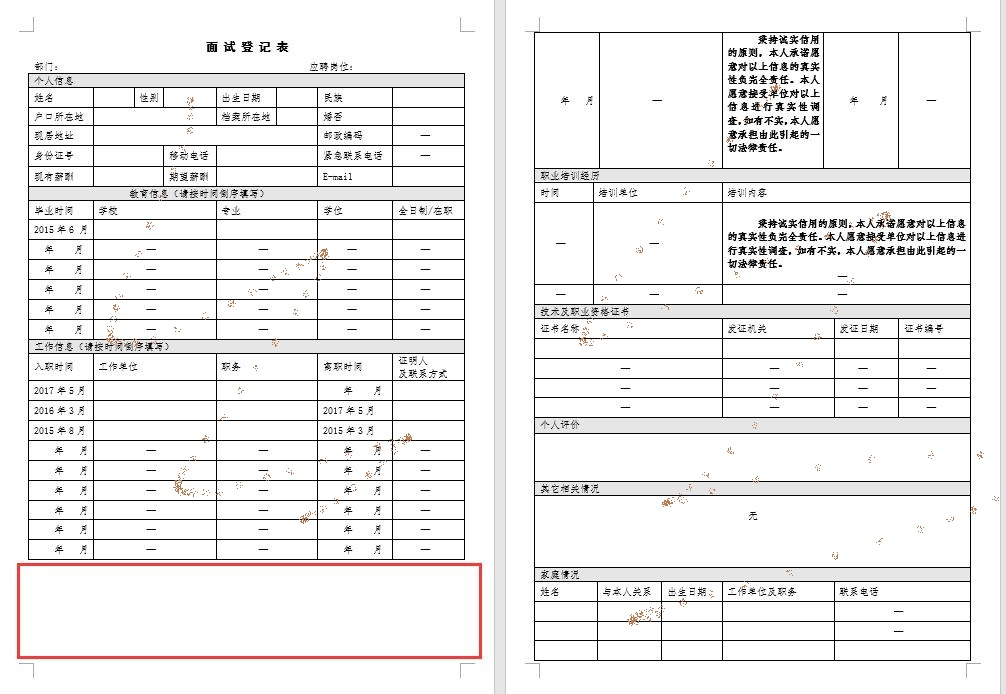
#> input picture ytla_plan/features/llm_solver/modules/azure_document_intelligence/test1.jpeg, 1006 x 694 px
$ python preprocess_denoise_pipeline.py
#> lines starting #> are read from the running program, lines starting #| are printed output that depends on the picture; after the words box and inside, x2 and y2 are one past the last pixel; in counts of white or black regions, pixels touching at a corner belong together
### ytla_plan/features/llm_solver/modules/azure_document_intelligence/form_processing_demp.py
import cv2
import numpy as np


def preprocess_image(img):
    """
    自适应阈值二值化

    作用:
        将输入图像转为灰度图，再用自适应阈值二值化转为黑白图
        （反色：文字/表格线为白色，背景为黑色）。
        自适应阈值能处理光照不均的情况。

    参数:
        img - OpenCV 图像对象 (numpy.ndarray)。

    返回:
        binary - 二值化图像（白色前景，黑色背景）。
    """

    gray = cv2.cvtColor(img, cv2.COLOR_BGR2GRAY)

    binary = cv2.adaptiveThreshold(
        gray, 255,
        cv2.ADAPTIVE_THRESH_GAUSSIAN_C,
        cv2.THRESH_BINARY_INV, 11, 2
    )

    return binary

# [76 lines left out: functions repair_lines, find_table_contours, detect_table_lines, get_intersection_points, merge_cells, not called in this run]


# ─── 共用输入/输出方法 ─────────────────────────────

def read_image(path):
    """
    读取图片文件

    作用:
        通过 OpenCV 从磁盘加载图片。

    参数:
        path - 图片文件路径。

    返回:
        img - OpenCV 图像对象 (numpy.ndarray)。

    说明:
        如果文件不存在或无法解码，抛出 FileNotFoundError。
    """
#> called with path = './test1.jpeg'

    img = cv2.imread(path)
#> img is the input picture: shape (694, 1006, 3); mean B, G, R 237.2, 237.3, 238.1

    if img is None:
        raise FileNotFoundError(
            f"无法读取图片: {path}，请检查文件是否存在或路径是否正确"
        )

    return img


def save_image(img, path):
    """
    保存图片文件

    作用:
        通过 OpenCV 的 imwrite 将图像数据写入磁盘。

    参数:
        img  - 要保存的图像数据 (numpy.ndarray)。
        path - 保存路径，扩展名决定格式（.jpg、.png 等）。

    说明:
        cv2.imwrite 在保存彩色图时默认使用 BGR 通道顺序，
        imread 读取时也是 BGR，所以直接保存无需通道转换。
    """

    cv2.imwrite(path, img)


# ─── 可用操作列表（供用户参考）─────────────────────

AVAILABLE_OPS = {
    "preprocess": "自适应阈值二值化（灰度→黑白）",
    "repair":     "膨胀修复断裂表格线",
    "contour":    "查找并绘制表格轮廓",
    "lines":      "霍夫检测水平/垂直线并绘制",
    "intersect":  "计算并绘制行列线交点",
    "merge":      "DBSCAN 聚类合并相近交点",
}


# ─── 演示函数 ───────────────────────────────────────

# [183 lines left out: function demo, not called in this run]


# [17 lines that do not run on import are left out]

### ytla_plan/features/llm_solver/modules/azure_document_intelligence/image_processing_demo.py
import cv2
import numpy as np


# [56 lines left out: functions read_image, save_image, not called in this run]


def denoise(
        img,
        method="gaussian",
        strength=20
):
    """
    图片降噪处理

    作用:
        对输入图像进行降噪，去除图像中的随机噪声或高频噪点，
        使图像更平滑、清晰。

    参数:
        img      - 输入图像（numpy.ndarray）。
        method   - 降噪方法，可选:
            "gaussian"   - 高斯降噪：高斯核卷积，适合高斯噪声。
            "nlm"        - 非局部均值降噪：搜索相似块加权平均，
                           保留边缘效果好。
            "median"     - 中值滤波：取邻域中位数，**最适合去除
                           孤立小点（椒盐噪声）**。
            "morph_open" - 形态学开运算：先腐蚀后膨胀，去除白色
                           前景上的孤立小点。
            "morph_close"- 形态学闭运算：先膨胀后腐蚀，填充黑色
                           区域上的小空洞/小点。
            "bilateral"  - 双边滤波：同时考虑空间距离和像素值差异，
                           去噪同时保边。
            "area"       - **连通域面积过滤**：找出所有黑色连通区域，
                           去掉面积小于 strength 的孤立黑点。
                           最适合白底黑字/表格图去小黑点，
                           不会伤害细线条和文字笔画。
            "dct"        - **DCT 频域降噪**：将图像变换到频域
                           （离散余弦变换），去除高频噪声分量
                           再逆变换回空域。对文字图效果干净，
                           需要安装 opencv-contrib-python。
        strength - 对大多数方法为核大小/强度，默认 15。
                   对 "area" 表示**最小保留面积**（像素数），
                   建议从 5 开始试，如 strength=5 去极小黑点。

    返回:
        降噪处理后的图像（numpy.ndarray）。
    """

    if method == "gaussian":
        """
        高斯降噪的核心原理:

        用一个奇数尺寸的高斯核（权重符合二维高斯分布）在图像上滑动，
        对核覆盖区域的像素做加权平均，用平均值替换中心像素。
        由于噪声通常是高频信号（像素值突变），而高斯核相当于一个
        低通滤波器，能有效抑制高频噪声。

        cv2.GaussianBlur 的参数:
        - (ksize, ksize): 高斯核的宽度和高度，必须为正奇数。
        - sigmaX = 0: 让 OpenCV 根据核大小自动计算标准差。
        """

        return cv2.GaussianBlur(
            img,
            (
                strength if strength % 2 == 1 else strength + 1,
                strength if strength % 2 == 1 else strength + 1
            ),
            0
        )

    elif method == "nlm":
        """
        非局部均值降噪的核心原理:

        对于图像中某个像素点 p，不只看它周围的局部邻域，而是在
        整幅图像中搜索所有与 p 邻域相似的块（包括自身）。这些块
        的像素值通过权重（相似度）进行加权平均，从而得到 p 的
        新值。因为噪声是随机的，通过大量相似块的平均可以抵消噪声，
        同时非局部搜索能更好地保留重复纹理和边缘。

        cv2.fastNlMeansDenoisingColored 的参数:
        - None: 输出图像，None 表示由函数自动创建。
        - strength: 亮度分量（h）的降噪强度。
        - strength: 色彩分量（hColor）的降噪强度。
        - 7: templateWindowSize，用于比较的像素块大小。
        - 21: searchWindowSize，搜索窗口大小。
        """

        return cv2.fastNlMeansDenoisingColored(
            img,
            None,
            strength,
            strength,
            7,
            21
        )

    elif method == "median":
        """
        中值滤波的核心原理:

        将核覆盖区域内所有像素的灰度值排序，取中间值代替中心像素。
        对于椒盐噪声（孤立的小白点/小黑点），这些噪点的像素值
        在邻域中属于极端值，排序后必然落在两端，永远不会被选为
        中位数，因此能被完美去除，同时不会像均值滤波那样模糊边缘。

        cv2.medianBlur:
        - ksize: 核大小，必须为奇数。值越大，去噪越强，图像越平滑。
        """

        ksize = strength if strength % 2 == 1 else strength + 1

        return cv2.medianBlur(
            img,
            ksize
        )

    elif method == "morph_open":
        """
        形态学开运算的核心原理:

        先腐蚀（erode）再膨胀（dilate）。
        - 腐蚀：用核扫描图像，核覆盖区域全为 1 时中心才保留 1，
                否则变 0。效果是"收缩"白色区域，消除孤立的白点。
        - 膨胀：腐蚀后，核覆盖区域有至少一个 1 时中心变 1。
                效果是"恢复"白色区域到接近原来的大小。

        综合效果：去除白色前景上的孤立小点，同时保持较大物体
        的形状和大小基本不变。
        """

        kernel = cv2.getStructuringElement(
            cv2.MORPH_RECT,
            (strength, strength)
        )

        return cv2.morphologyEx(
            img,
            cv2.MORPH_OPEN,
            kernel
        )

    elif method == "morph_close":
        """
        形态学闭运算的核心原理:

        先膨胀（dilate）再腐蚀（erode），与开运算顺序相反。
        - 膨胀：白色区域扩张，填补黑色空洞/小点。
        - 腐蚀：膨胀后收缩回接近原来的大小。

        综合效果：填充黑色区域上的小空洞/小点，同时保持较大
        物体的形状基本不变。
        """

        kernel = cv2.getStructuringElement(
            cv2.MORPH_RECT,
            (strength, strength)
        )

        return cv2.morphologyEx(
            img,
            cv2.MORPH_CLOSE,
            kernel
        )

    elif method == "bilateral":
        """
        双边滤波的核心原理:

        在滤波时同时考虑两个权重:
        1. 空间距离权重（高斯分布）：离中心越近的像素权重越大。
        2. 像素值差异权重（高斯分布）：与中心像素值越接近，
           权重越大。

        因此在平滑平坦区域（像素值接近）时效果好，而在边缘处
        （像素值突变），像素值差异权重让边缘像素的贡献很小，
        从而保留边缘清晰度。

        cv2.bilateralFilter 的参数:
        - d:       邻域直径。
        - sigmaColor: 颜色空间的标准差，值越大表示更远的颜色
                      也会互相影响。
        - sigmaSpace: 空间距离的标准差，值越大表示更远的像素
                      也会互相影响。
        """

        return cv2.bilateralFilter(
            img,
            d=strength,
            sigmaColor=max(
                strength * 5,
                50
            ),
            sigmaSpace=max(
                strength * 5,
                50
            )
        )

    elif method == "area":
        """
        连通域面积过滤的核心原理:

        先将灰度图取反（黑变白、白变黑），然后用
        cv2.connectedComponentsWithStats 找出所有白色连通区域，
        计算每个区域的像素面积。只保留大于等于 strength 的
        面积较大的区域（对应文字和表格线），去掉小于 strength
        的孤立小点（对应噪点），最后再取反回来。

        ### Connected Component Area Filtering (method="area")
        What it does:

        It removes isolated black dots (noise) from a white-background image while preserving thin lines and small text characters.

        How it works — step by step:

        1. Invert the grayscale image ( 255 - gray ). Black text/table lines become white, white background becomes black. Noise dots also become white.
        2. Find all connected components using cv2.connectedComponentsWithStats(..., connectivity=8) . Each white blob (a character, a table line segment, or a noise dot) is assigned a unique label. 8-connectivity means pixels are considered connected if they touch at any of their 8 neighbors (including diagonals).
        3. Calculate the area (in pixels) of each component via stats[i, CC_STAT_AREA] .
        4. Filter by area threshold ( strength parameter). Components with area ≥ strength are kept (they are real content — text, table lines). Components with area < strength are discarded (they are noise).
        5. Invert back to restore the original black-on-white appearance.

        cv2.connectedComponentsWithStats 返回:
        - num_labels: 连通区域总数（含背景）。
        - labels: 每个像素所属的连通区域编号。
        - stats: 每个区域的外接矩形和面积信息，
                 stats[i, CC_STAT_AREA] 为区域面积。
        """

        if len(
                img.shape
        ) == 3:
            gray = cv2.cvtColor(
                img,
                cv2.COLOR_BGR2GRAY
            )
        else:
            gray = img

        # 取反：黑变白、白变黑
        inv = 255 - gray

        num_labels, labels, stats, _ = cv2.connectedComponentsWithStats(
            inv,
            connectivity=8
        )

        # 创建纯黑背景，只保留面积 >= strength 的区域
        mask = np.zeros_like(
            inv
        )

        for i in range(
                1,
                num_labels
        ):
            if stats[
                i,
                cv2.CC_STAT_AREA
            ] >= strength:
                mask[
                    labels == i
                    ] = 255

        # 再取反，恢复黑白原色
        return 255 - mask

    elif method == "dct":
        """
        DCT 频域降噪的核心原理:

        1. 将图像从空域（像素值）通过离散余弦变换转换到频域。
        2. 在频域中，图像细节和噪声对应高频分量，图像主体
           对应低频分量。
        3. DCT 降噪通过对高频系数做软阈值处理，抑制噪声分量。
        4. 再通过逆 DCT 变换回空域，得到干净图像。

        相比空域滤波（高斯、中值等），频域方法能更精确地
        区分"噪声"和"边缘"——因为边缘虽然也是高频，但幅度
        远大于噪声，阈值处理后边缘得以保留。

        cv2.xphoto.dctDenoising 的参数:
        - sigma: 噪声标准差估计值。值越大，去噪越强。
                 建议范围 5-30，默认 10。
        - psize: DCT 块大小，必须为偶数。默认 16。
                 块越小，去噪越精细但可能产生块效应；
                 块越大，频域分辨率越高但局部细节可能丢失。
        """

        if len(
            img.shape
        ) == 3:
            gray = cv2.cvtColor(
                img,
                cv2.COLOR_BGR2GRAY
            )
        else:
            gray = img

        # cv2.xphoto.dctDenoising(src, dst, sigma, psize)
        # 预分配输出数组，函数写入 dst 并返回 None
        dst = np.empty_like(
            gray
        )
        cv2.xphoto.dctDenoising(
            gray,
            dst,
            strength,
            16
        )
        return dst

    else:

        raise ValueError(
            f"不支持的降噪方法: {method}，"
            f"请使用 'gaussian'、'nlm'、'median'、"
            f"'morph_open'、'morph_close'、'bilateral'、"
            f"'area' 或 'dct'"
        )


# [203 lines left out: functions rotate, to_gray, resize, not called in this run]


# 可用操作列表（供用户参考）
AVAILABLE_OPS = {
    # 降噪方法
    "gaussian": "高斯降噪",
    "nlm": "非局部均值降噪",
    "median": "中值滤波（去孤立小点）",
    "morph_open": "形态学开运算（去白色小点）",
    "morph_close": "形态学闭运算（去黑色小点）",
    "bilateral": "双边滤波",
    "area": "连通域面积过滤（保线去点）",
    "dct": "DCT 频域降噪",
    # 其他操作
    "rotate": "旋转 45 度",
    "gray": "转为灰度图",
    "resize": "缩放 50%",
}


# [128 lines left out: functions demo, print_available_ops, not called in this run]


# [19 lines that do not run on import are left out]

### ytla_plan/features/llm_solver/modules/azure_document_intelligence/preprocess_denoise_pipeline.py
"""
预处理 + 二值图降噪管线

将 form_processing_demp 的自适应阈值二值化
与 image_processing_demo 的降噪方法串联使用。

流程:
  1. 读取原始图片
  2. 自适应阈值二值化 (THRESH_BINARY_INV)，得到白底黑字的二值图
  3. 对二值图应用选定的降噪方法，去除噪点
"""

import cv2
import numpy as np

# 从同目录导入两个模块
from form_processing_demp import (
    preprocess_image,
    read_image,
    save_image,
)
from image_processing_demo import (
    denoise,
    to_gray,
    resize,
)


# ─── 可用操作列表（供用户参考）─────────────────────

AVAILABLE_OPS = {
    # 预处理
    "preprocess": "自适应阈值二值化（文字/表格线为白色）",
    # 降噪方法（对二值图操作）
    "morph_open":  "开运算：去白底上的小黑点",
    "morph_close": "闭运算：去黑底上的小白点",
    "median":      "中值滤波：去孤立噪点",
    "area":        "连通域面积过滤：保线去点",
    "gaussian":    "高斯降噪（平滑二值图边缘）",
    "bilateral":   "双边滤波",
    "nlm":         "非局部均值降噪",
    "dct":         "DCT 频域降噪",
    # 后处理
    "gray":        "转为灰度图",
    "resize":      "缩放 50%",
}


def demo(input_path, operations, output_dir="."):
    """
    预处理 + 二值图降噪演示

    流程:
        preprocess 必须为第一个操作，后续降噪在其结果上执行。

    参数:
        input_path - 输入图片路径。
        operations - 操作列表，如 ['preprocess', 'area', 'morph_close']。
        output_dir - 输出目录。

    示例:
        # 二值化后用 area 去噪 + morph_close 补小白点
        demo("table.jpg", ["preprocess", "area", "morph_close"])

        # 对比多种降噪效果
        demo("table.jpg", ["preprocess", "area", "median", "morph_open"])
    """

    # ── 读取原始图片 ──
    img = read_image(input_path)

    print(f"输入图片: {input_path} (尺寸: {img.shape[1]}x{img.shape[0]})")
#| 输入图片: ./test1.jpeg (尺寸: 1006x694)
    print(f"执行操作: {operations}")
    print()

    # ── 强制 preprocess 为第一个操作 ──
    if not operations or operations[0] != "preprocess":
        operations = ["preprocess"] + list(operations)
        print("  ℹ 已自动在开头插入 'preprocess'")
        print()

    # 当前处理的图像
    current = img.copy()

    for op in operations:

        if op == "preprocess":
            """
            自适应阈值二值化（反色）。
            输出: 白色文字/表格线 + 黑色背景。
            """

            current = preprocess_image(current)

            save_image(current, f"{output_dir}/preprocess.png")
            print(f"  ✓ preprocess → {output_dir}/preprocess.png")

        elif op in (
            "gaussian", "nlm", "median",
            "morph_open", "morph_close", "bilateral",
            "area", "dct",
        ):
            """
            降噪类操作。
            对当前二值图应用降噪，默认 strength=5
            因为二值图只有 0/255 两个值，核不宜太大。
            """

            result = denoise(current, method=op, strength=5)

            # denoise 返回三通道时转回单通道二值图
            if len(result.shape) == 3:
                result = cv2.cvtColor(result, cv2.COLOR_BGR2GRAY)

            # 重新二值化，确保输出仍为纯 0/255 二值图
            _, result = cv2.threshold(
                result, 127, 255, cv2.THRESH_BINARY
            )

            current = result

            save_image(current, f"{output_dir}/{op}.png")
            print(f"  ✓ {op} → {output_dir}/{op}.png")

        elif op == "gray":

            gray = to_gray(current)

            save_image(gray, f"{output_dir}/gray.png")
            print(f"  ✓ gray → {output_dir}/gray.png")

        elif op == "resize":

            resized = resize(current, scale=0.5)

            save_image(resized, f"{output_dir}/resize_half.png")
            print(f"  ✓ resize → {output_dir}/resize_half.png")

        else:
            print(f"  ✗ 未知操作: '{op}'，已跳过")
            continue

        print()
#> this loop made 3 passes
#> num_labels in denoise on pass 2: 453
#> pass 1, in preprocess_image, `binary = cv2.adaptiveThreshold( gray, 255, cv2.ADAPTIVE_THRESH_GAUSSIA..`:
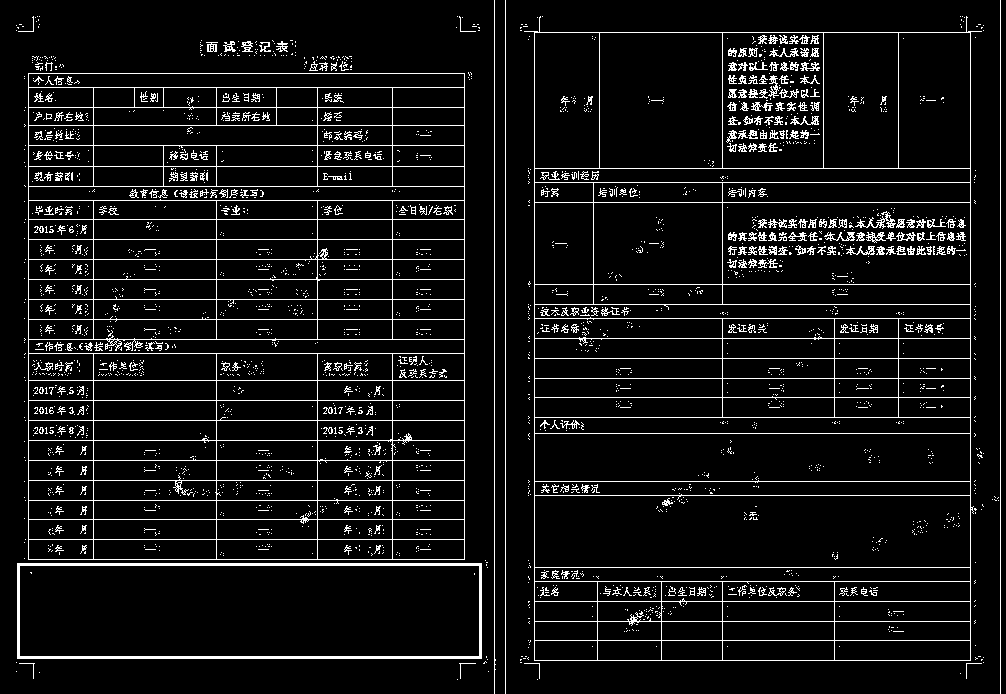
#> binary: shape (694, 1006); 7.3% white in thin lines or dots
#> pass 2, in denoise, `num_labels, labels, stats, _ = cv2.connectedComponentsWithStats( inv, ..`:
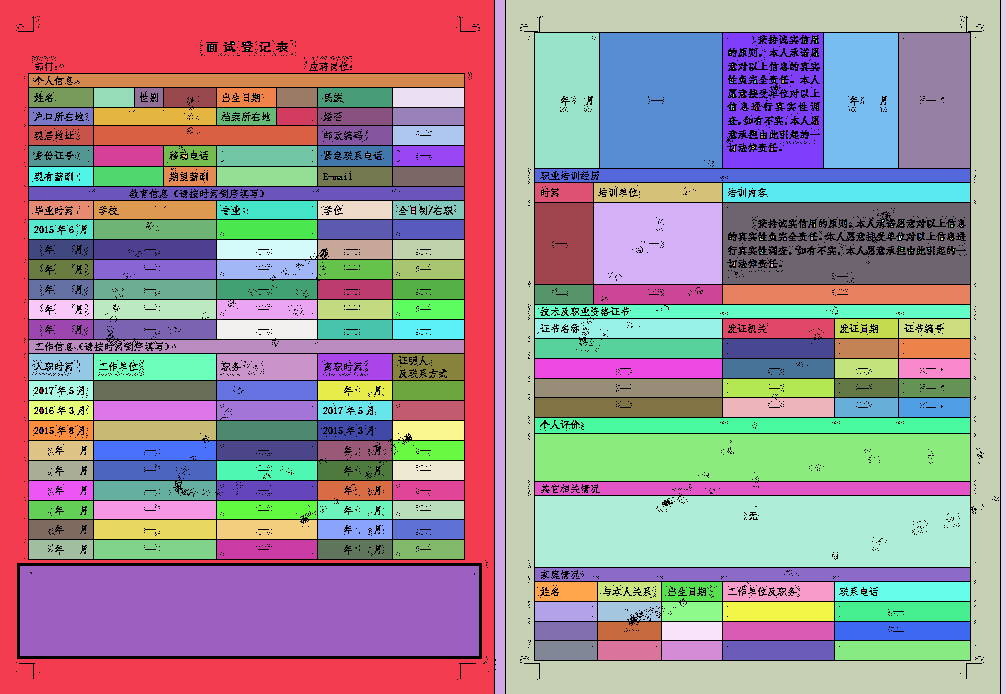
#> labels: shape (694, 1006) int32; 453 distinct labels, from 0 to 452; one colour per label, 0 black
#> after the loop:
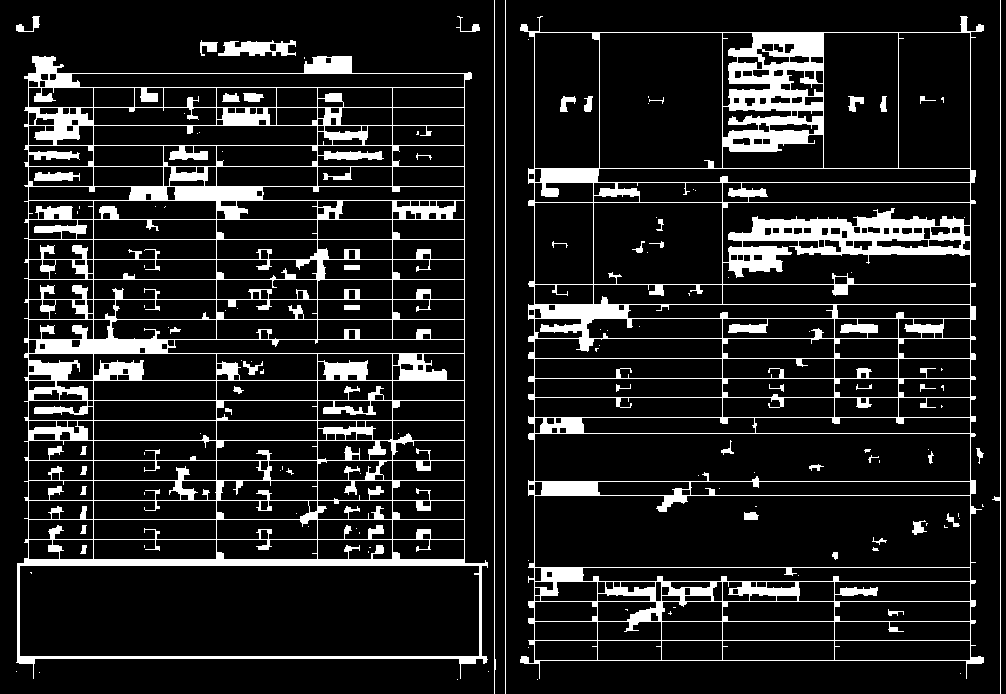
#> current: shape (694, 1006); 12.9% white; 131 white regions (81 under 20 px), largest, box (x1, y1, x2, y2) and area: (16, 56, 488, 679) 44926, (520, 16, 984, 679) 38550, (218, 40, 296, 56) 802

    print("全部操作完成。")


def print_available_ops():
    """打印可用操作列表"""
    print("可用操作:")
    for key, desc in AVAILABLE_OPS.items():
        print(f"  {key:15s} - {desc}")


if __name__ == "__main__":
    # ============================================
    # 在这里修改 operations 列表
    # ============================================
    ops = [
        "preprocess",
        "area",
        "morph_close",
    ]

    print_available_ops()
    print(f"\n当前执行: {ops}\n")

    demo(
        input_path="./test1.jpeg",
        operations=ops,
        output_dir=".",
    )
